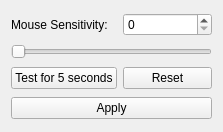
<?xml version="1.0" encoding="UTF-8"?>
<ui version="4.0">
 <class>MouseSensitivitySettings</class>
 <widget class="QWidget" name="MouseSensitivitySettings">
  <property name="geometry">
   <rect>
    <x>0</x>
    <y>0</y>
    <width>223</width>
    <height>132</height>
   </rect>
  </property>
  <property name="windowTitle">
   <string>MouseSensitivitySettings</string>
  </property>
  <layout class="QHBoxLayout" name="horizontalLayout">
   <item>
    <layout class="QGridLayout" name="gridLayout">
     <item row="2" column="1">
      <widget class="QPushButton" name="resetToDefaultButton">
       <property name="text">
        <string>Reset</string>
       </property>
      </widget>
     </item>
     <item row="0" column="0">
      <widget class="QLabel" name="sensitivityLabel">
       <property name="text">
        <string>Mouse Sensitivity: </string>
       </property>
      </widget>
     </item>
     <item row="2" column="0">
      <widget class="QPushButton" name="testSensitivityButton">
       <property name="text">
        <string>Test for 5 seconds</string>
       </property>
      </widget>
     </item>
     <item row="3" column="0" colspan="2">
      <widget class="QPushButton" name="applySensitivity">
       <property name="text">
        <string>Apply</string>
       </property>
      </widget>
     </item>
     <item row="0" column="1">
      <widget class="QSpinBox" name="sensitivitySpinBox"/>
     </item>
     <item row="1" column="0" colspan="2">
      <widget class="QSlider" name="sensitivitySlider">
       <property name="orientation">
        <enum>Qt::Horizontal</enum>
       </property>
      </widget>
     </item>
    </layout>
   </item>
  </layout>
 </widget>
 <layoutdefault spacing="6" margin="11"/>
 <resources/>
 <connections/>
</ui>
